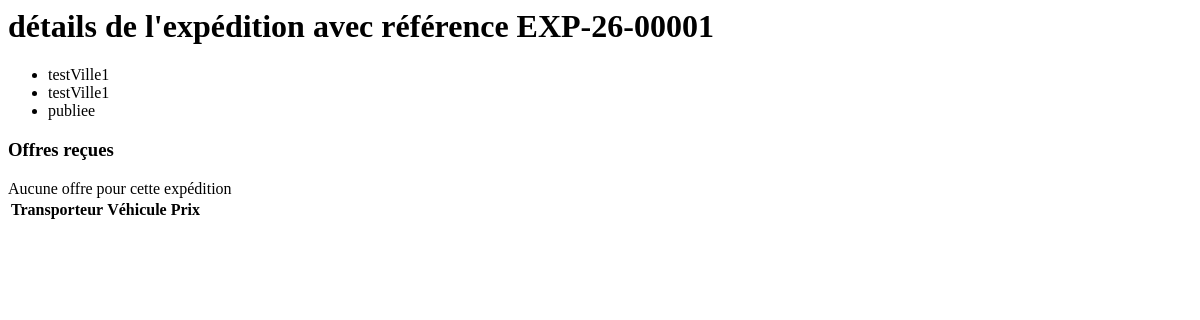
/expeditions/EXP-26-00001/, run on an earlier commit of the app's database.
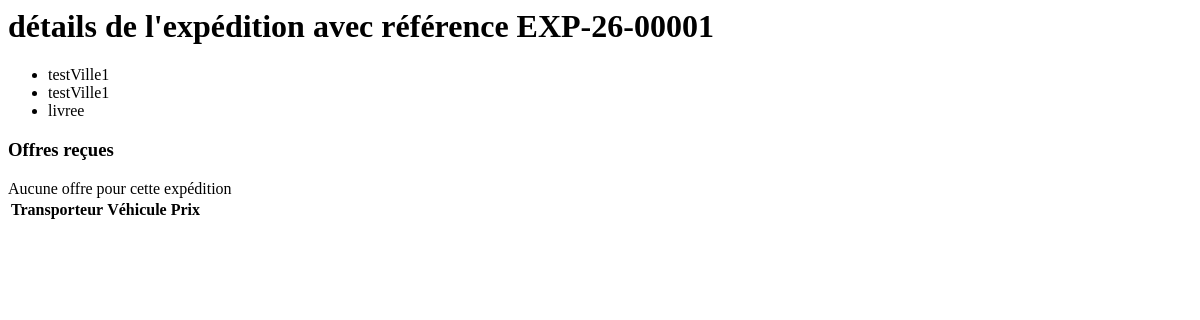
And on a later commit of the database.
### ExpeditionApp/models.py (models this page shows, shortened)
class Expedition(models.Model):
    reference=models.CharField(max_length=20,editable=False)
    date_souhaitee=models.DateField()
    ville_depart=models.CharField(max_length=100)
    ville_arrivee=models.CharField(max_length=100)
    poids_kg=models.DecimalField(decimal_places=3,max_digits=10)
    statut=models.CharField(max_length=100,choices=[
        ('publiee', 'Publiée'),
        ('en_cours', 'En cours'),
        ('livree', 'Livrée'),
        ('annulee', 'Annulée'),
        ('attribuee', 'Attribuée')
    ], default='publiee')
    created_at=models.DateTimeField(auto_now_add=True)
    updated_at=models.DateTimeField(auto_now=True)
    entreprise=models.ForeignKey(Entreprise,
                                 on_delete=models.CASCADE,
                                 related_name='expeditions')

### ExpeditionApp/views.py (the view)
# urls.py: path('<str:reference>/', ExpeditionDetailView.as_view(), name='detail'),
class ExpeditionDetailView(DetailView):
    model = Expedition
    template_name = 'expeditions/detail.html'
    context_object_name = 'expedition'
    slug_field = 'reference'
    slug_url_kwarg = 'reference'
    def get_context_data(self, **kwargs):
        context = super().get_context_data(**kwargs)
        context['offres'] = (
           self.object.offres
           .select_related('transporteur', 'vehicule')
       )
        return context

### templates/expeditions/detail.html (shortened to what this page needs)
<h1> détails de l'expédition avec référence {{expedition.reference}}</h1>
<ul>
    <li>
        {{expedition.ville_depart}}
    </li>
    <li>{{expedition.ville_arrivee}}</li>
    <li>{{expedition.statut}}</li>
</ul>
<h3>Offres reçues</h3>
<table>
    <thead>
        <tr>
            <th>Transporteur</th>
            <th>Véhicule</th>
            <th>Prix</th>
        </tr>
    </thead>
</table>

What changed in the data, as far as the page shows it:
changed Expedition "EXP-26-00001": statut "publiee" → "livree"
